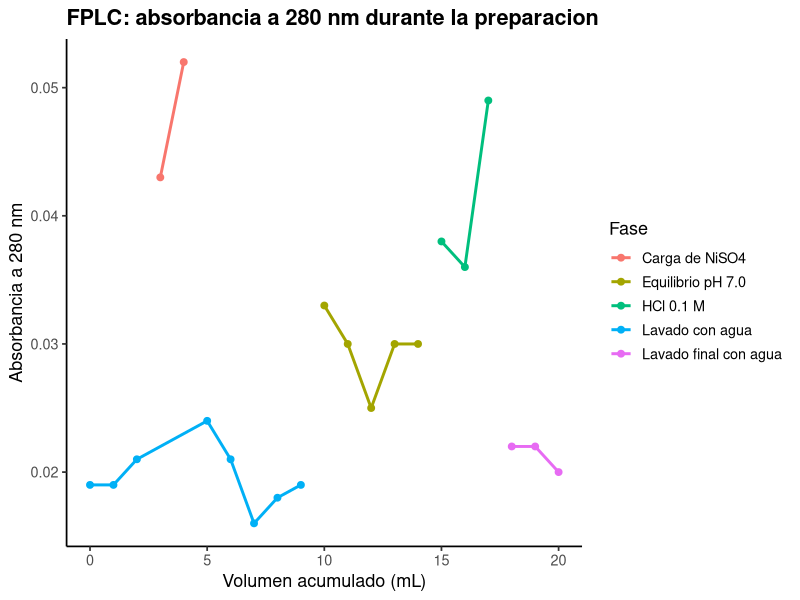
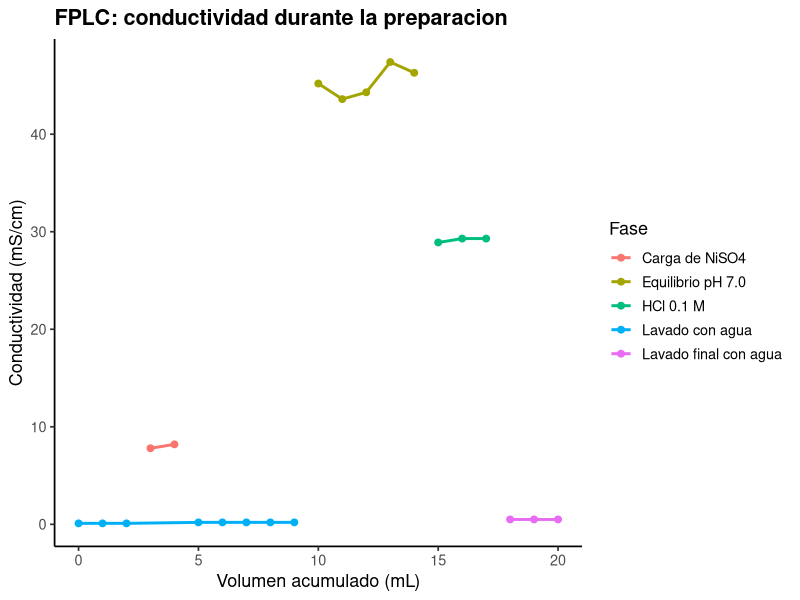
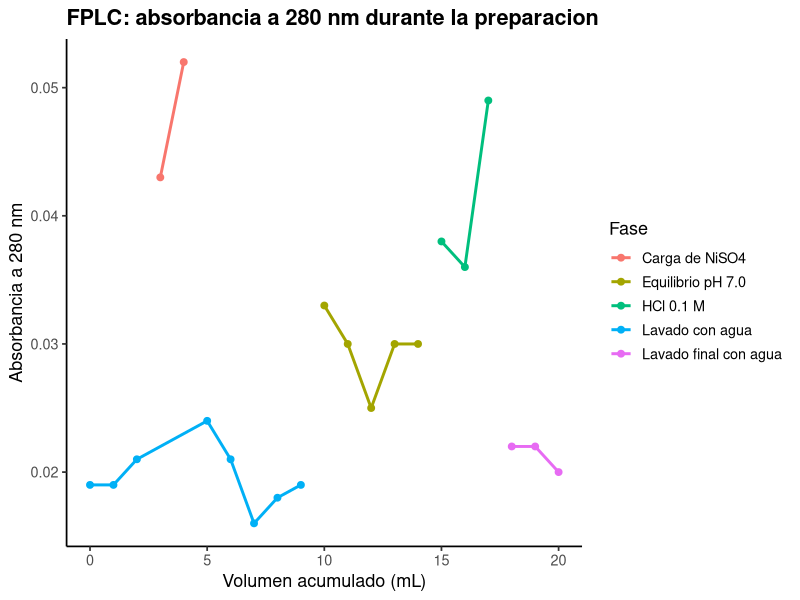
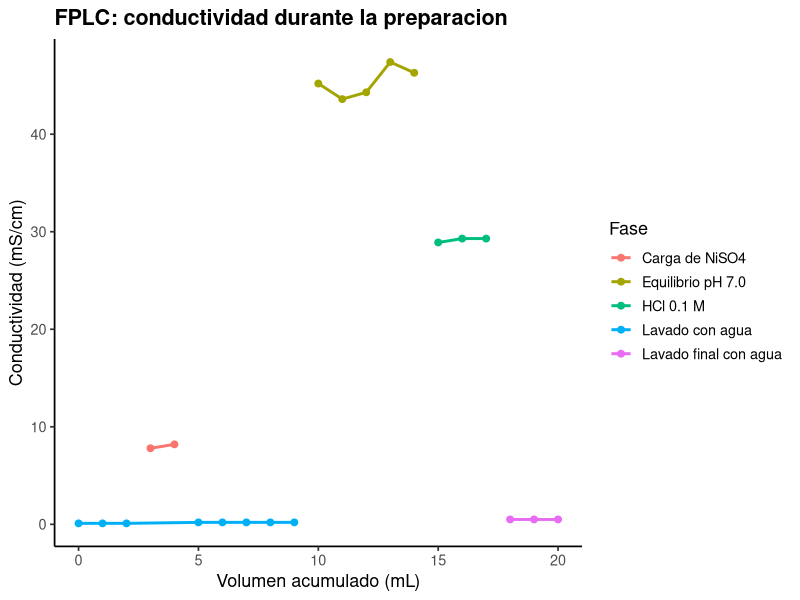

The R source for these figures, in order:
# ==========================================================================
# P6. Introduccion al FPLC (BioLogic LP)
# ==========================================================================
# Autor: Dr. Jose Juan Torres Martinez
# Docente de Ciencias Quimicas
# Universidad Autonoma de San Luis Potosi (UASLP)
# Mexico
#
# Material academico para estudiantes
# Serie "Bioseparaciones" - Laboratorio, Practica 6. FPLC
#
# Descripcion: Practica 6 del laboratorio: el equipo FPLC (BioLogic LP). Aqui se reconstruye el registro del equipo durante la carga de niquel y el equilibrio de la columna: absorbancia a 280 nm y conductividad contra tiempo, con flujo de 0.5 mL/min. El volumen acumulado se calcula de cero como flujo por tiempo, y cada fase del protocolo se identifica en el registro. Lo que se aprende aqui es a leer el registro del equipo: que detector sigue a la proteina y cual sigue a las sales, y donde empieza cada fase.
#
# Objetivos de aprendizaje:
#   - Identificar cada fase del protocolo en el registro del FPLC.
#   - Calcular el volumen acumulado a partir del flujo y el tiempo.
#   - Leer la conductividad como senal del cambio de buffer.

# Datos: datos_fplc.csv (absorbancia a 280 nm y conductividad registradas contra tiempo; flujo 0.5 mL/min).
# Desarrollo: llegamos al equipo FPLC, con su modulo de mezclado, sus detectores y su colector de fracciones. Primera parada: el registro completo con el volumen acumulado calculado de cero. Segunda y tercera parada: las graficas de absorbancia y de conductividad contra volumen. En cada parada leemos el registro y comentamos que significa antes de seguir.
# ==========================================================================

library(tidyverse)

# --------------------------------------------------------------------------
# Protocolo (Manual de Practicas, Practica 6. FPLC, BioLogic LP)
# --------------------------------------------------------------------------
# El equipo BioLogic LP tiene: modulo/valvula de mezclado que proporciona dos buffers para la fase movil; detector UV con lampara de mercurio y filtros para 280 nm y 254 nm; detector de conductividad para monitorear gradientes de sales en linea; colector de fracciones controlado por el sistema electronico; y controlador que registra conductividad y UV y controla start/stop, flujo, seleccion de buffer y protocolos.
# Buffers y soluciones (manual): buffer de adsorcion (fosfato 20 mM, NaCl 500 mM, pH 7.0, filtrado); buffer de desorcion (fosfato 20 mM, NaCl 500 mM, pH 4.0, filtrado); agua filtrada; sulfato de niquel (20 mM, filtrado); solucion acida (HCl 0.1 M, filtrado).
# Paso 1. El instructor senala las partes del equipo e indica el proceso de instalacion de una columna y el encendido general de los sistemas, asi como las partes de los graficos que se registran en el software.
# Paso 2. Con la columna conectada, alimentar agua por 5 min a un flujo de 0.5 mL/min.
# Paso 3. Detener la bomba y sustituir la alimentacion por la solucion de sulfato de niquel. Arrancar la bomba y alimentar el sulfato de niquel al mismo flujo hasta que el frente verde alcance la parte superior de la columna.
# Paso 4. Detener la bomba y sustituir la alimentacion por agua. Arrancar la bomba y lavar por 10 min.
# Paso 5. Detener la bomba y sustituir la alimentacion por el buffer de adsorcion. Arrancar la bomba y alimentar el buffer de adsorcion por 10 min o hasta que el pH de la solucion que sale de la columna sea 7.0 (verificarlo con papel pH).
# Paso 6. Detener la bomba y sustituir la alimentacion por la solucion acida, hasta que la coloracion azul de la columna desaparezca.
# Paso 7. Detener la bomba y alimentar agua hasta que el pH de la solucion de salida de la columna sea neutro.
# Paso 8. Apagar el equipo y guardar el archivo del grafico obtenido en el software.
# En esta practica todavia no se carga proteina: el registro es el de la preparacion de la columna (lavado, carga de niquel, equilibrio y lavado acido), con flujo de 0.5 mL/min durante 40 min y 20.0 mL acumulados.
# Seguridad y reglas (manual): seguir las indicaciones del instructor para instalar la columna y encender el equipo; verificar el pH de salida con papel pH; bata blanca obligatoria y guantes cuando se indique.

# --------------------------------------------------------------------------
# Parada 1. Leer el registro y calcular el volumen acumulado
# --------------------------------------------------------------------------
# Estamos frente al FPLC mientras corre el protocolo de preparacion de la columna. Leemos el registro de absorbancia y conductividad contra tiempo y calculamos el volumen acumulado como flujo por tiempo, para ubicar cada fase en el cromatograma.
# Flujo del protocolo: 0.5 mL/min. Volumen acumulado = flujo * tiempo.
flujo_ml_min <- 0.5

datos <- read_csv("datos_fplc.csv", show_col_types = FALSE)

datos <- datos %>%
  mutate(volumen_ml = flujo_ml_min * tiempo_min)

print(datos)

# Volumen total pasado por la columna en el registro.
print(tibble(volumen_total_ml = max(datos$volumen_ml)))

# Aqui resumimos la conductividad y la absorbancia medias por fase: ese resumen dice que solucion estaba pasando en cada tramo del registro.
# Conductividad media por fase.
print(datos %>%
        group_by(fase) %>%
        summarise(conductividad_media = mean(conductividad_mS_cm),
                  absorbancia_280_media = mean(absorbancia_280),
                  .groups = "drop"))

# --------------------------------------------------------------------------
# Parada 2. Grafica 1: absorbancia a 280 nm contra volumen
# --------------------------------------------------------------------------
# Graficamos la absorbancia a 280 nm contra el volumen acumulado, con cada fase en un color: asi se ve si pasa proteina por el detector en la preparacion.
grafica_uv <- ggplot(
  datos,
  aes(x = volumen_ml, y = absorbancia_280, color = fase)
) +
  geom_line(linewidth = 1) +
  geom_point(size = 2) +
  labs(
    x = "Volumen acumulado (mL)",
    y = "Absorbancia a 280 nm",
    color = "Fase",
    title = "FPLC: absorbancia a 280 nm durante la preparacion"
  ) +
  theme_classic(base_size = 13) +
  theme(plot.title = element_text(face = "bold"))

print(grafica_uv)

# --------------------------------------------------------------------------
# Parada 3. Grafica 2: conductividad contra volumen
# --------------------------------------------------------------------------
# Seguimos a la segunda grafica: la conductividad contra el volumen acumulado, con cada fase en un color. Aqui se ve cada cambio de solucion del protocolo.
grafica_cond <- ggplot(
  datos,
  aes(x = volumen_ml, y = conductividad_mS_cm, color = fase)
) +
  geom_line(linewidth = 1) +
  geom_point(size = 2) +
  labs(
    x = "Volumen acumulado (mL)",
    y = "Conductividad (mS/cm)",
    color = "Fase",
    title = "FPLC: conductividad durante la preparacion"
  ) +
  theme_classic(base_size = 13) +
  theme(plot.title = element_text(face = "bold"))

print(grafica_cond)

# --------------------------------------------------------------------------
# 4. Exportar las graficas
# --------------------------------------------------------------------------
# Antes de salir del equipo FPLC guardamos las dos graficas de la practica.
ggsave("06_fplc_uv.png", grafica_uv,
       width = 20, height = 12, units = "cm", dpi = 300)
ggsave("06_fplc_conductividad.png", grafica_cond,
       width = 20, height = 12, units = "cm", dpi = 300)

# --------------------------------------------------------------------------
# Interpretacion
# --------------------------------------------------------------------------
# Grafica 1 (absorbancia a 280 nm contra volumen): el eje x es el volumen acumulado en mL y el eje y es la absorbancia a 280 nm (adimensional).
# - La absorbancia a 280 nm se mantiene en la linea base: en esta practica todavia no se carga proteina. Esto significa que el detector UV no ve proteina durante la preparacion, y por eso lo siguiente, en la practica de IMAC, es cargar la albumina y ver su pico.
# Grafica 2 (conductividad contra volumen): el eje x es el volumen acumulado en mL y el eje y es la conductividad en mS/cm.
# - La conductividad marca cada cambio de solucion: sube con la llegada del niquel y del buffer de adsorcion con 500 mM NaCl, y cambia de nuevo con el acido. Esto significa que el detector de conductividad sigue a las sales del buffer, y con el se sabe en que fase del protocolo esta la columna en cada momento.

# --------------------------------------------------------------------------
# Que aprendimos
# --------------------------------------------------------------------------
# - El detector UV sigue a la proteina y el de conductividad sigue a las sales del buffer.
# - El volumen acumulado sale del flujo por el tiempo y permite ubicar cada fase en el cromatograma.
# Terminamos la practica en el equipo FPLC: ya sabemos leer su registro y preparar la columna. Seguimos a la siguiente practica: la columna de IMAC con niquel, donde la albumina se retiene y se desorbe.
